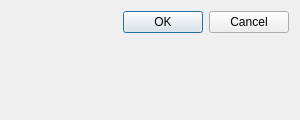
<?xml version="1.0" encoding="UTF-8"?>
<ui version="4.0">
 <class>SetDialog</class>
 <widget class="QDialog" name="SetDialog">
  <property name="geometry">
   <rect>
    <x>0</x>
    <y>0</y>
    <width>300</width>
    <height>120</height>
   </rect>
  </property>
  <property name="windowTitle">
   <string>Settings</string>
  </property>
  <layout class="QFormLayout" name="layout">
   <item row="0" column="1">
    <widget class="QDialogButtonBox" name="buttonBox">
     <property name="orientation">
      <enum>Qt::Horizontal</enum>
     </property>
     <property name="standardButtons">
      <set>QDialogButtonBox::Cancel|QDialogButtonBox::Ok</set>
     </property>
    </widget>
   </item>
  </layout>
 </widget>
 <resources/>
 <connections>
  <connection>
   <sender>buttonBox</sender>
   <signal>accepted()</signal>
   <receiver>SetDialog</receiver>
   <slot>accept()</slot>
  </connection>
  <connection>
   <sender>buttonBox</sender>
   <signal>rejected()</signal>
   <receiver>SetDialog</receiver>
   <slot>reject()</slot>
  </connection>
 </connections>
</ui>
